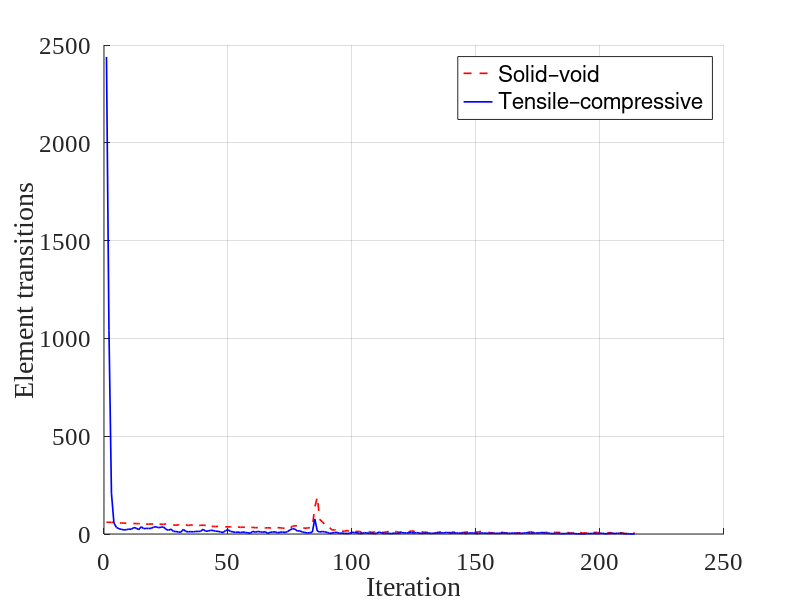
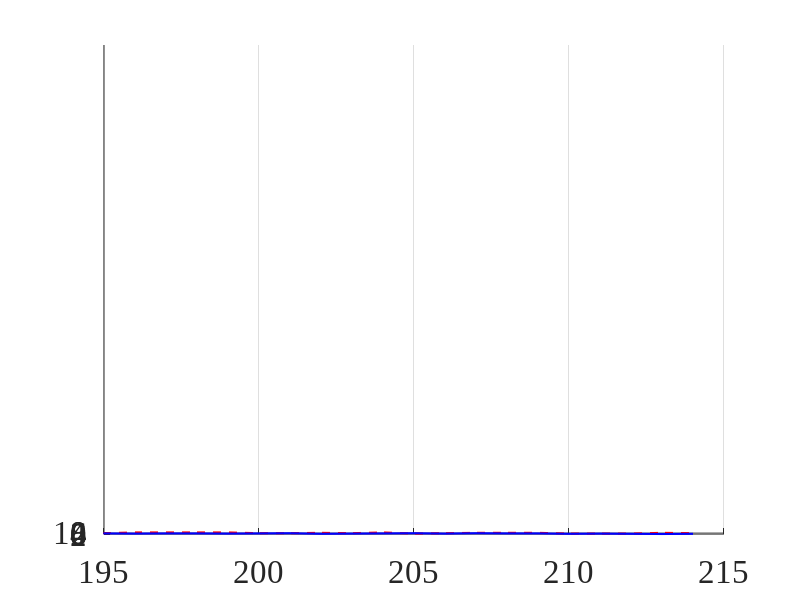

MATLAB code to generate these figures, in order:
clear
clc
close

%%
Elem_TC = load('Fig_7b_N_TC.txt');
Elem_SV = load('Fig_7b_N_SV.txt');
iteration = 1:214;

figure()
hold on
plot(iteration,Elem_SV,'r--','Linewidth',1.2)
plot(iteration,Elem_TC,'b-','Linewidth',1.2)
xlabel('Iteration')
legend('Solid–void','Tensile–compressive','Location','Northeast')
ylabel('Element transitions')
set(gca,'FontName','Times New Roman','FontSize',18)
set(gcf,'Position',[446   475   560   400])
grid on

figure()
hold on
plot(iteration,Elem_SV,'r--','Linewidth',1.5)
plot(iteration,Elem_TC,'b-','Linewidth',1.5)
% xlabel('Iteration')
% legend('Tensile–Compressive','Solid–Void','Location','Northeast')
xlim([195 215])
yticks([0:2:10])
% ylim([-1.5 1.5])
% ylabel('Element transition')
set(gca,'FontName','Times New Roman','FontSize',24)
set(gcf,'Position',[446   475   560   300])
grid on
